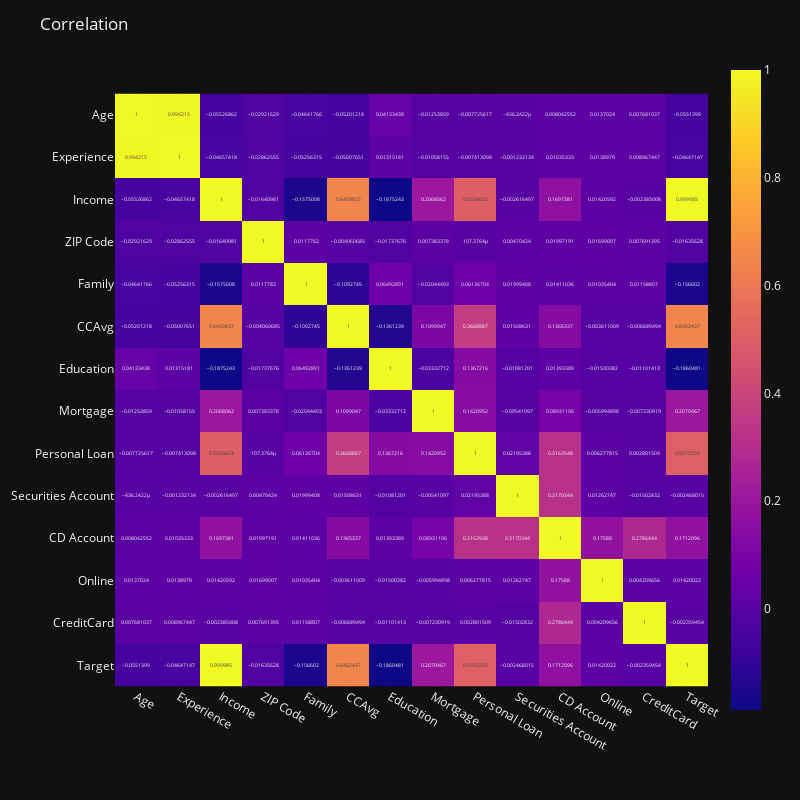

Source (notebook cell):
### Markdown cell above
## Visualizations

### Code cell
fig = px.imshow(data.corr(), text_auto=True, width=800, height=800)
fig.update_layout(title='Correlation')
fig.show()

### Figure 1 — Plotly figure (JSON) as saved in the notebook; plotly's stock layout.template omitted (floating-point values rounded to 4 significant figures; data arrays with more than 128 entries replaced by an {"elided": "..."} marker saying what was removed)
{"data": [{"coloraxis": "coloraxis", "name": "0", "texttemplate": "%{z}", "x": ["Age", "Experience", "Income", "ZIP Code", "Family", "CCAvg", "Education", "Mortgage", "Personal Loan", "Securities Account", "CD Account", "Online", "CreditCard", "Target"], "y": ["Age", "Experience", "Income", "ZIP Code", "Family", "CCAvg", "Education", "Mortgage", "Personal Loan", "Securities Account", "CD Account", "Online", "CreditCard", "Target"], "z": {"elided": "14x14 float values"}, "type": "heatmap", "xaxis": "x", "yaxis": "y", "hovertemplate": "x: %{x}<br>y: %{y}<br>color: %{z}<extra></extra>"}], "layout": {"xaxis": {"anchor": "y", "domain": [0.0, 1.0], "scaleanchor": "y", "constrain": "domain"}, "yaxis": {"anchor": "x", "domain": [0.0, 1.0], "autorange": "reversed", "constrain": "domain"}, "coloraxis": {"colorscale": [[0.0, "#0d0887"], [0.1111, "#46039f"], [0.2222, "#7201a8"], [0.3333, "#9c179e"], [0.4444, "#bd3786"], [0.5556, "#d8576b"], [0.6667, "#ed7953"], [0.7778, "#fb9f3a"], [0.8889, "#fdca26"], [1.0, "#f0f921"]]}, "margin": {"t": 60}, "height": 800, "width": 800, "title": {"text": "Correlation"}}}
